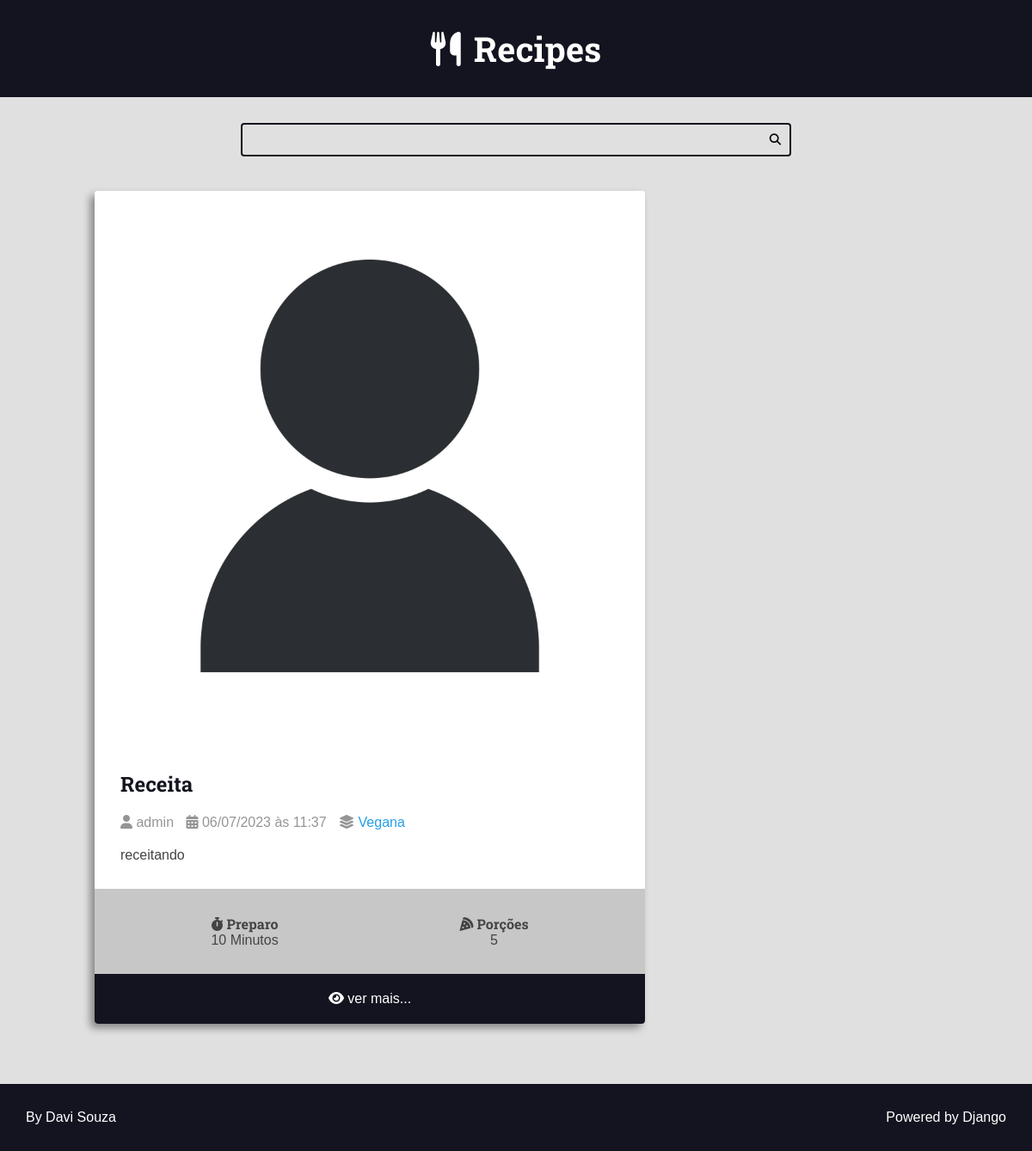
/, run on an earlier commit of the app's database.
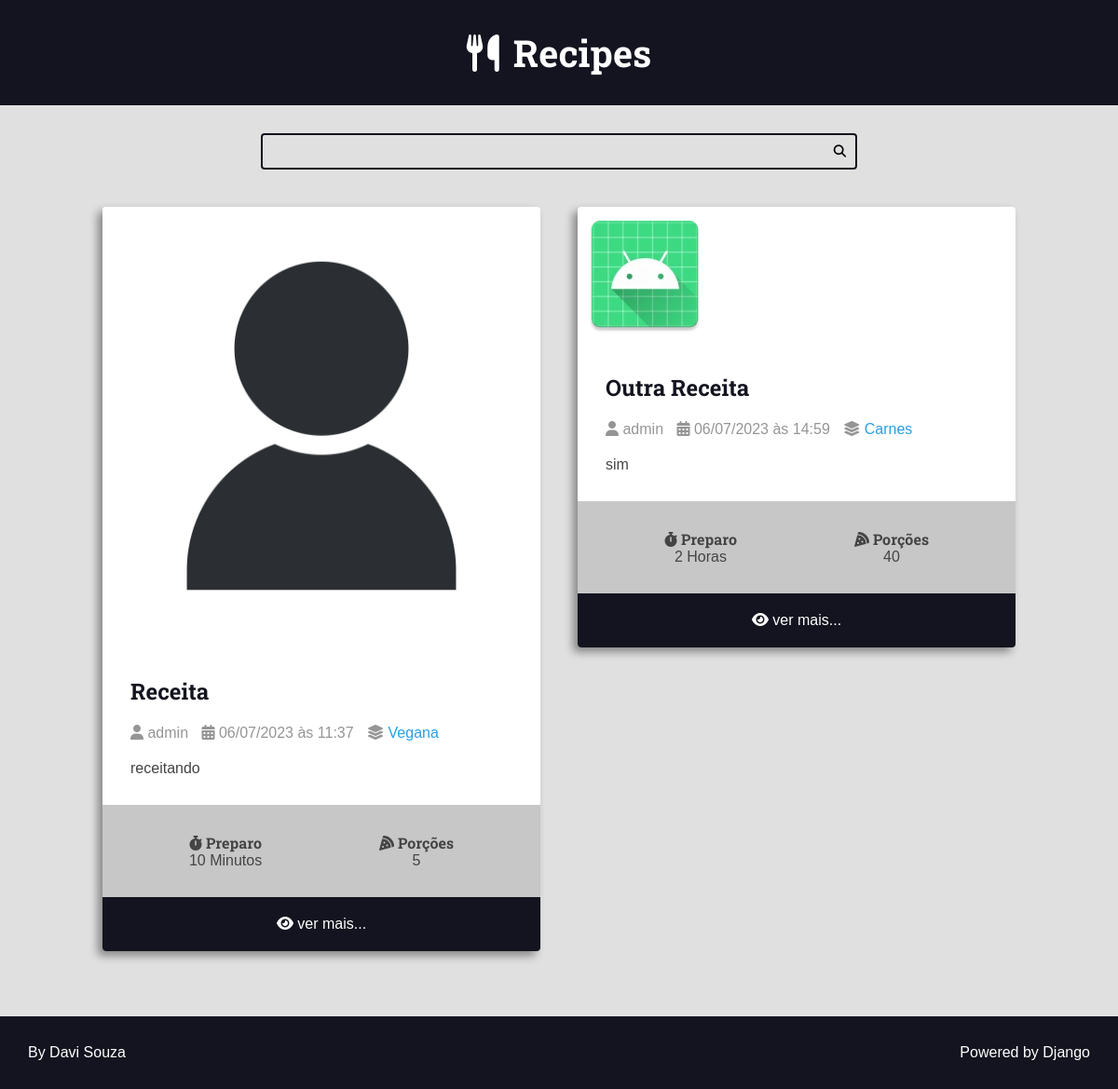
And on a later commit of the database.
### recipes/models.py (models this page shows, shortened)
class Recipe(models.Model):
    title = models.CharField(max_length=65)
    description = models.CharField(max_length=165)
    slug = models.SlugField()
    preparation_time = models.IntegerField()
    preparation_time_unit = models.CharField(max_length=65)
    servings = models.IntegerField()
    servings_unit = models.CharField(max_length=65)
    preparation_steps = models.TextField()
    preparation_steps_is_html = models.BooleanField(default=False)
    created_at = models.DateTimeField(auto_now_add=True)
    updated_at = models.DateTimeField(auto_now=True)
    is_published = models.BooleanField(default=False)
    cover = models.ImageField(upload_to='recipes/covers/%Y/%m/%d/')
    category = models.ForeignKey(
        Category, on_delete=models.SET_NULL, null=True, blank=True, default=None)
    author = models.ForeignKey(
        User, on_delete=models.SET_NULL, null=True)

class Category(models.Model):
    name = models.CharField(max_length=65)

### recipes/views.py (the view)
# urls.py: 2. Add a URL to urlpatterns:  path('', views.home, name='home')
def home(request):
    recipes = Recipe.objects.filter(is_published=True).order_by('updated_at')
    context = {'recipes': recipes, }
    return render(request, 'recipes/pages/home.html', context)

### recipes/templates/recipes/pages/home.html (shortened to what this page needs)
{% extends 'global/base.html' %}
{% block content %}
    <div class="main-content main-content-list container">
        {% for recipe in recipes %}
            {% include '../partials/recipe-cards.html' %}
        {% endfor %}
    </div>
{% endblock content %}

### recipes/templates/recipes/partials/recipe-cards.html (shortened to what this page needs)
<div class="recipe recipe-list-item">
    <div class="recipe-cover">
        <a href="{% url 'recipes:recipe' recipe.id %}">
            <img src="{{recipe.cover.url}}" alt="Temp">
        </a>
    </div>
    <div class="recipe-title-container">
        <h2 class="recipe-title">
            <a href="{% url 'recipes:recipe' recipe.id %}">
                {{recipe.title}}
            </a>
        </h2>
    </div>
    <div class="recipe-author">
        <span class="recipe-author-item">
            <i class="fas fa-user"></i>
                {% if recipe.author is not None %}
                    {% if recipe.author.first_name %}
                        {{recipe.author.first_name}} {{recipe.author.last_name}}
                    {% else %}
                        {{recipe.author.username}}
                    {% endif %}
                {% else %}
                    <em>Desconhecido</em>
                {% endif %}
        </span>
        <span class="recipe-author-item">
            <i class="fas fa-calendar-alt"></i>
            {{recipe.created_at|date:"d/m/Y"}} às {{recipe.created_at|date:"H:i"}}
        </span>
        {% if recipe.category is not None %}
            <span class="recipe-author-item">
                <i class="fas fa-layer-group"></i>
                <span> <a href="{% url 'recipes:category' recipe.category.id %}"> {{recipe.category.name}} </a> </span>
            </span>
        {% endif %}
    </div>
    <div class="recipe-content">
        <p> {{recipe.description}} </p>
    </div>
    <div class="recipe-meta-container">
        <div class="recipe-meta recipe-preparation">
            <h3 class="recipe-meta-title"><i class="fas fa-stopwatch"></i> Preparo</h3>
            <div class="recipe-meta-text">
                {{recipe.preparation_time}} {{recipe.preparation_time_unit}}
            </div>
        </div>
        <div class="recipe-meta recipe-servings">
            <h3 class="recipe-meta-title"><i class="fas fa-pizza-slice"></i> Porções</h3>
            <div class="recipe-meta-text">
                {{recipe.servings}} {{recipe.preparation_servings_unit}}
            </div>
        </div>
    </div>
    {% if not is_detail_page %}
        <footer class="recipe-footer">
            <a class="recipe-read-more button button-dark button-full-width" href="{% url 'recipes:recipe' recipe.id%}">
                <i class="fas fa-eye"></i>
                <span>ver mais...</span>
            </a>
        </footer>
    {% endif %}
</div>

What changed in the data, as far as the page shows it:
added Recipe: cover (picture), title "Outra Receita", author.username "admin", created_at "06/07/2023", created_at "14:59", category.name "Carnes", description "sim", preparation_time "2", preparation_time_unit "Horas", servings "40"
